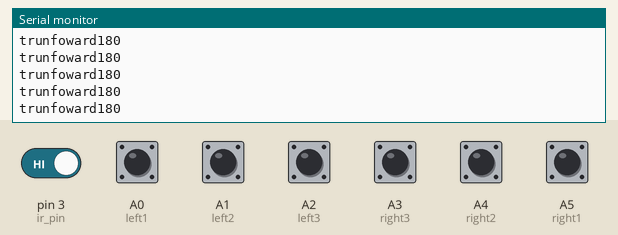
The sketch below on a simulated Arduino Uno, built with avr-gcc and run on an emulated ATmega328P. Shown: the last lines printed to the serial monitor. The inputs (shaded band) are chosen by the test bench; at power-on: A0 (left1), A1 (left2), A2 (left3), A3 (right3), A4 (right2), A5 (right1), pin 3 (ir_pin) HIGH.

Above: at 1.2 s.
1.3 s: pin 3 (ir_pin) driven LOW
At 2.4 s:
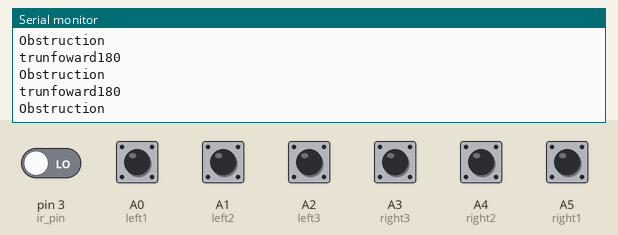
2.9 s: A0 (left1) pulled LOW for 0.15 s
4.5 s: A1 (left2) pulled LOW for 1 s
8.5 s: A2 (left3) pulled LOW for 0.15 s
11.6 s: A3 (right3) pulled LOW for 0.15 s
13.2 s: A4 (right2) pulled LOW for 1 s
At 14.0 s:
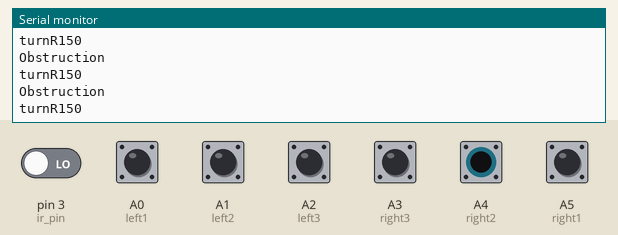
Timing chart, 0 to 16.2 s (numbered marks = the images above; inputs shaded):
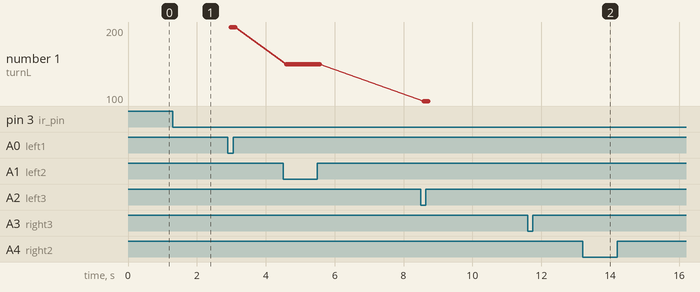

Measured:
- after the input at 1.3 s, the serial monitor: prints a new line after 0.07 s (image 1)
- after the input at 13.2 s, the serial monitor: prints a new line after 0.10 s (image 2)
- plotted number 1: 200 → 150 after the input at 4.5 s, 150 → 100 after the input at 8.5 s

The sketch:

TestSensorbyBoreal.ino
```cpp
int left1 = A0;
int left2 = A1;
int left3 = A2;
int right3 = A3;
int right2 = A4;
int right1 = A5;

int ir_pin = 3;
int ir_en_pin = 0;

void setup()
{
  Serial.begin(9600);

  pinMode(left1, INPUT);
  pinMode(left2, INPUT);
  pinMode(left3, INPUT);
  pinMode(right3, INPUT);
  pinMode(right2, INPUT);
  pinMode(right1, INPUT);

  pinMode(ir_pin, INPUT);
}

void loop()
{
  int num1,num2,num3,num4,num5,num6,num7;
  num1=digitalRead(left1);
  num2=digitalRead(left2);
  num3=digitalRead(left3);
  num4=digitalRead(right3);
  num5=digitalRead(right2);
  num6=digitalRead(right1);
  num7=digitalRead(ir_pin);

  if (num7 == LOW) {
    Serial.println("Obstruction");
    delayMicroseconds(2);
  }

  if(num1==0)          // Left1
  {
    Serial.println("turnL200");
   delayMicroseconds(2);
  }
 else if(num2==0)       // Left2
 {
   Serial.println("turnL150");
   delayMicroseconds(2);
 }
  else if(num3==0)       //Left3
 {
   Serial.println("turnL100");
   delayMicroseconds(2);
 }
 else if(num4==0)       //Right3
 {
    Serial.println("turnR100");
   delayMicroseconds(2);
 }
else if(num5==0)       //Right2
 {
    Serial.println("turnR150");
   delayMicroseconds(2);
 }

 else if(num6==0)        //Right1
 {
    Serial.println("turnR200");
   delayMicroseconds(2);
 }
  else                     //其他状态小车直走
  {
    Serial.println("trunfoward180");
   delayMicroseconds(1000);
  }

}
```
